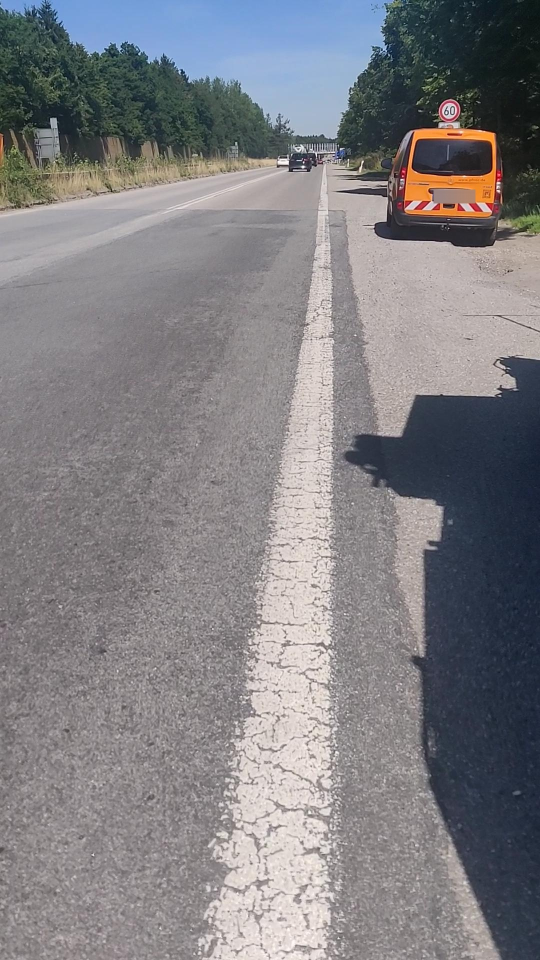
#> input picture labeling_task/images_final/frame009.jpg, 1080 x 1920 px (shown at 1/2 size); its folder holds 4 pictures in this run
$ python pad_images.py
#> lines starting #> are read from the running program, lines starting #| are printed output that depends on the picture
import cv2
import glob
import numpy as np

path = r'./images_final/*.jpg'
imagePaths = glob.glob(path)

for imagePath in imagePaths:
    # read image
    img = cv2.imread(imagePath)
#> img is the input picture: shape (1920, 1080, 3); mean B, G, R 130.3, 126.7, 128
    old_image_height, old_image_width, channels = img.shape
#> old_image_height = 1920; old_image_width = 1080; channels = 3

    # create new image of desired size and color (blue) for padding
    new_image_width = 1080+20
    new_image_height = 1920+20
    color = (255,0,0)
    result = np.full((new_image_height,new_image_width, channels), color, dtype=np.uint8)

    # compute center offset
    x_center = (new_image_width - old_image_width) // 2
#> x_center = 10
    y_center = (new_image_height - old_image_height) // 2
#> y_center = 10

    # copy img image into center of result image
    result[y_center:y_center+old_image_height,
        x_center:x_center+old_image_width] = img
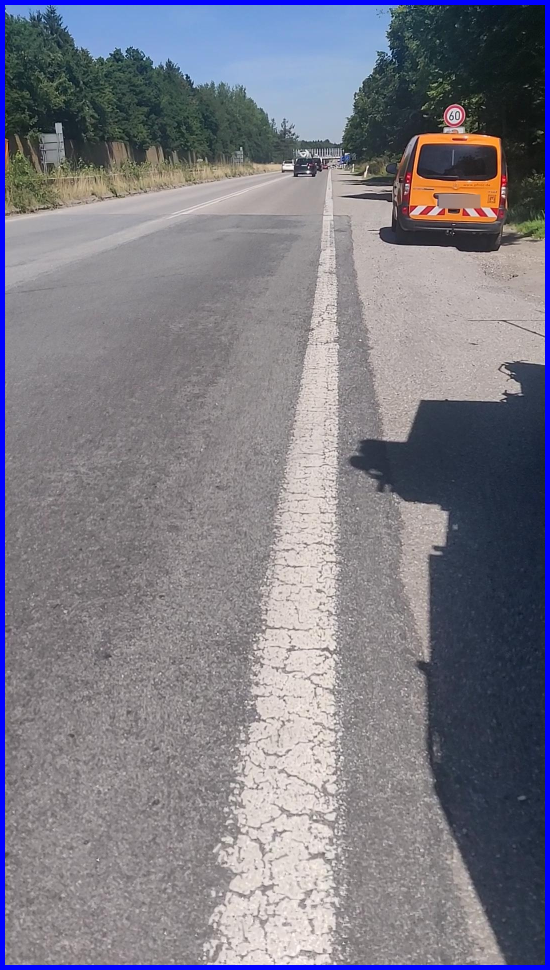
#> result: shape (1940, 1100, 3) (shown at 1/2 size); mean B, G, R 133.8, 123.1, 124.4

    # save result
    cv2.imwrite(imagePath, result)
#> pass 2 of the loop `for imagePath in imagePaths:`:
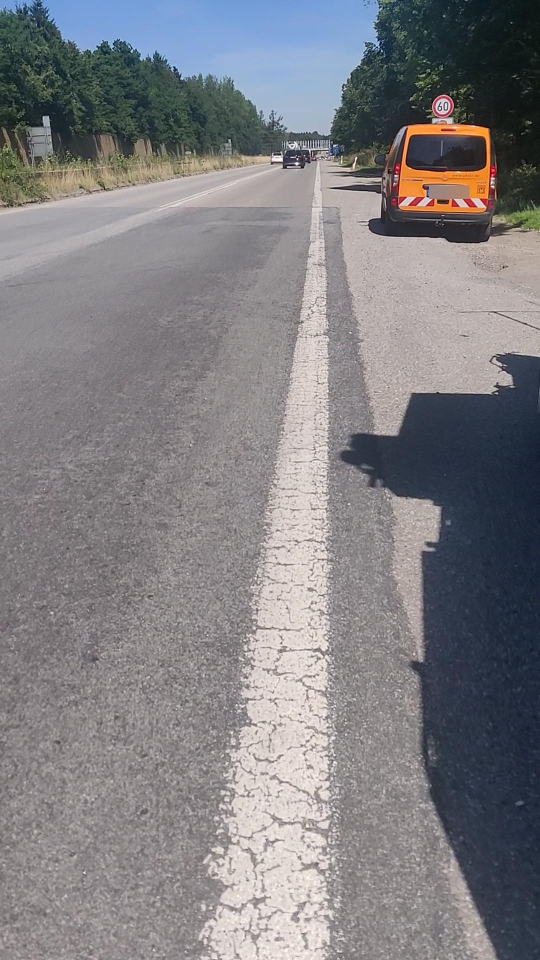
#> input picture labeling_task/images_final/frame011.jpg, 1080 x 1920 px (shown at 1/2 size)
#> img is the input picture: shape (1920, 1080, 3); mean B, G, R 129.9, 126.4, 127.8
#> `result[y_center:y_center+old_image_height, x_center:x_center+old_image..`:
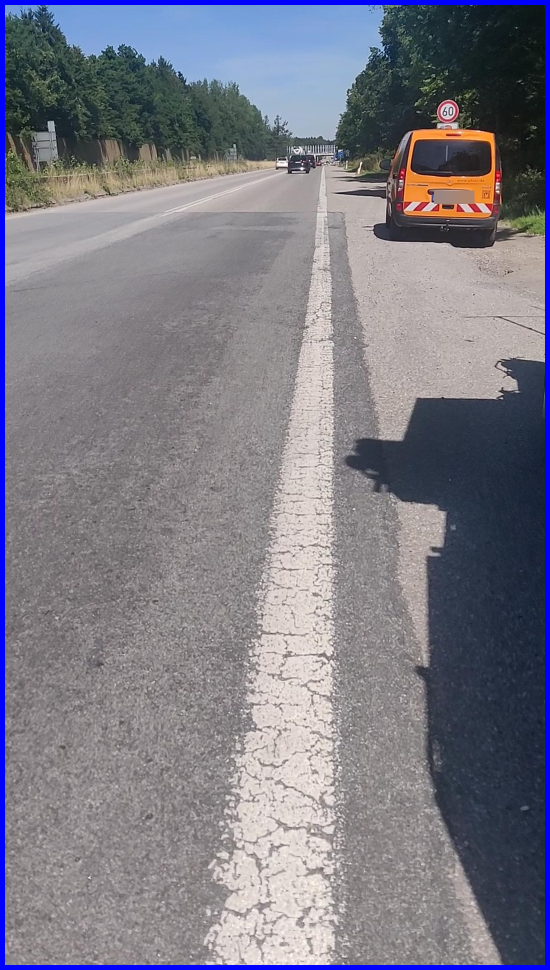
#> result: shape (1940, 1100, 3) (shown at 1/2 size); mean B, G, R 133.5, 122.8, 124.2
#> pass 3 of the loop `for imagePath in imagePaths:`:
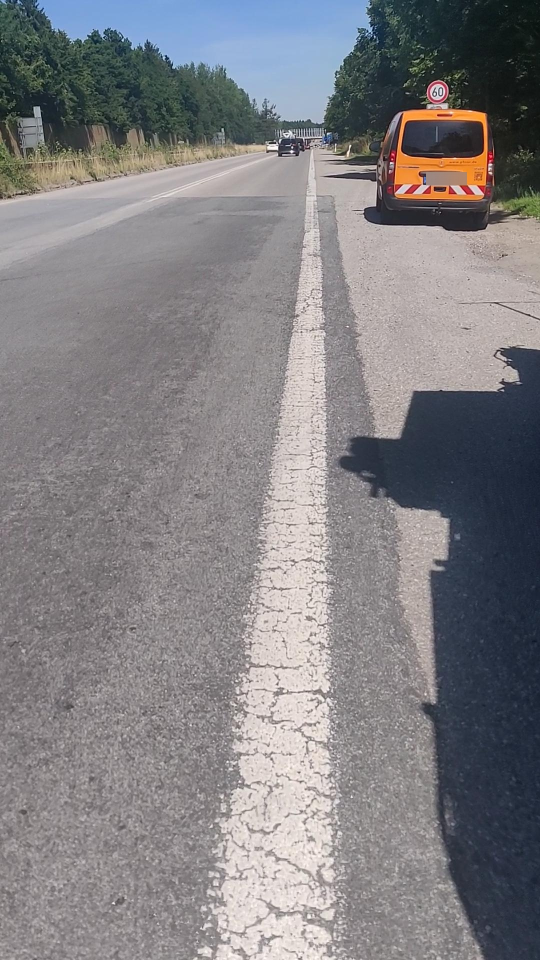
#> input picture labeling_task/images_final/frame020.jpg, 1080 x 1920 px (shown at 1/2 size)
#> img is the input picture: shape (1920, 1080, 3); mean B, G, R 130.4, 127.5, 129.2
#> `result[y_center:y_center+old_image_height, x_center:x_center+old_image..`:
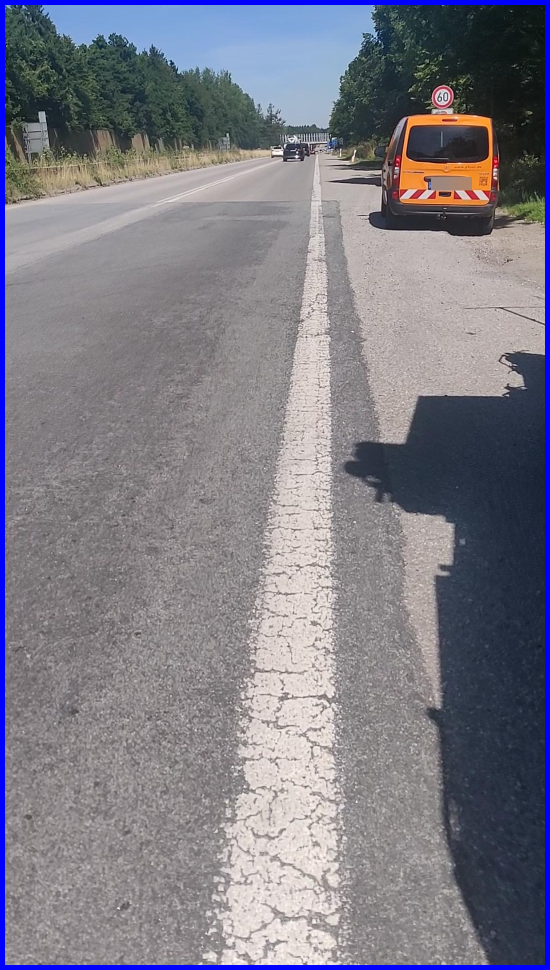
#> result: shape (1940, 1100, 3) (shown at 1/2 size); mean B, G, R 134, 123.9, 125.6
#> the loop made 4 passes; the first 3 are shown
